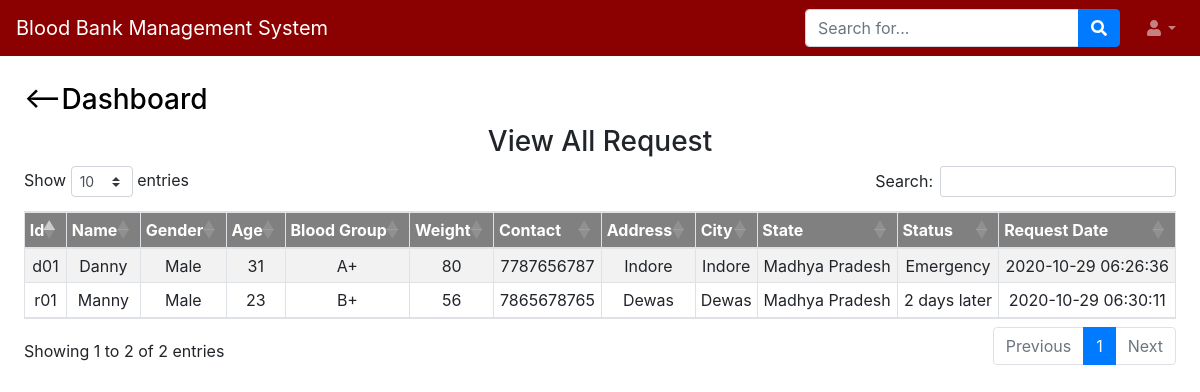
Screenshot of /view_request/ (signed in) with the database file from the repository.
### application/models.py (models this page shows, shortened)
class blood_request(db.Model):
	id = db.Column(db.Integer, primary_key=True)
	name = db.Column(db.String(50),  nullable=False)
	email = db.Column(db.String(120), unique=True, nullable=False)
	gender = db.Column(db.String(20),  nullable=False)
	age = db.Column(db.Integer,nullable=False)
	blood_group = db.Column(db.String(20),  nullable=False)
	weight = db.Column(db.Integer,nullable=False)
	contact = db.Column(db.Integer, nullable=False)
	address = db.Column(db.String(100),  nullable=False)
	city = db.Column(db.String(50), nullable=False)
	state = db.Column(db.String(50), nullable=False)
	status = db.Column(db.String(50), nullable=False)
	request_date = db.Column(db.DateTime,default=db.func.current_timestamp())
	approve_date = db.Column(db.String(50),default="0")

### application/routes.py (the view)
@app.route('/view_request/')
@login_required
def view_all_request():
		details  = blood_request.query.order_by(blood_request.id).all()
		return render_template('view_all_request.html',details=details)

### application/models.py (called while the page is built)
@login_manager.user_loader
def load_user(user_id):
	return User.query.get(int(user_id))

### application/templates/view_all_request.html (shortened to what this page needs)
{% extends "settings.html" %}
 {% block content %}
        <h3 ><a href="{{url_for('dashboard')}}" style="color: black;text-decoration: none;" > <--Dashboard</a></h3>
        <h3 style="text-align: center;">View All Request</h3>
            {%if details%}
            <table id="dtVerticalScrollExample" class="table table-striped table-bordered table-sm" cellspacing="0" width="100%" style="text-align: center;margin-top: 60px;">
          <thead style="color: white;background: grey;">
            <tr>
              <th class="th-sm">Id
              </th>
              <th class="th-sm">Name
              </th>
              <th class="th-sm">Gender
              </th>
              <th class="th-sm">Age
              </th>
              <th class="th-sm">Blood Group
              </th>
              <th class="th-sm">Weight
              </th>
              <th class="th-sm">Contact
              </th>
              <th class="th-sm">Address
              </th>
              <th class="th-sm">City
              </th>
              <th class="th-sm">State
              </th>
              <th class="th-sm">Status
              </th>
              <th class="th-sm">Request Date
              </th>
            </tr>
          </thead>
          <tbody>
            {% for d in details %}
                    <tr>
                        <td>{{d.name}}</td>
                        <td>{{d.email}}</td>
                        <td>{{d.gender}}</td>
                        <td>{{d.age}}</td>
                        <td>{{d.blood_group}}</td>
                        <td>{{d.weight}}</td>
                        <td>{{d.contact}}</td>
                        <td>{{d.address}}</td>
                        <td>{{d.city}}</td>
                        <td>{{d.state}}</td>
                        <td>{{d.status}}</td>
                        <td>{{d.request_date}}</td>
                    </tr>
            {% endfor %}
          </tbody>
        </table>
        {%else%}
        <h3 style="color: red;text-align: center;margin-top: 50px;">No Data Available</h3>
        {%endif%}
  </div>
{% endblock %}

### application/static/css/style.css (style rules this page uses)
body, html { height: 100%; }
* { box-sizing: border-box; }

### rows the page displays
blood_request: name "d01", email "Danny", gender "Male", age "31", blood_group "A+", weight "80", contact "7787656787", address "Indore", city "Indore", state "Madhya Pradesh", status "Emergency", request_date "2020-10-29 06:26:36"
blood_request: name "r01", email "Manny", gender "Male", age "23", blood_group "B+", weight "56", contact "7865678765", address "Dewas", city "Dewas", state "Madhya Pradesh", status "2 days later", request_date "2020-10-29 06:30:11"
